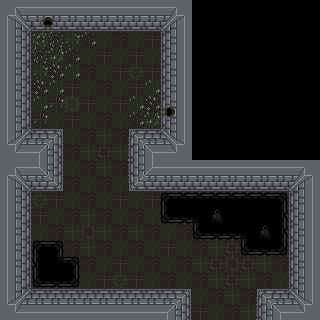

The image is a tile-based game level rendered from a .tmx file. Its description and complete source (layers, tilesets, objects, tile grids) follow:
An orthogonal 20x20 tile map with 16x16 px tiles, 1 tile layer (Tile Layer 1).

<map version="1.2" tiledversion="1.2.3" orientation="orthogonal" renderorder="right-down" width="20" height="20" tilewidth="16" tileheight="16" infinite="0" nextlayerid="2" nextobjectid="1">
 <tileset firstgid="1" source="Basic Tileset Inside.tsx" />
 <layer id="1" name="Tile Layer 1" width="20" height="20">
  <data encoding="csv">
1,2,41,41,41,41,41,41,41,41,3,4,88,88,88,88,88,88,88,88,
17,18,11,12,9,9,9,9,9,9,19,20,88,88,88,88,88,88,88,88,
57,25,79,70,94,83,91,81,91,82,10,42,88,88,88,88,88,88,88,88,
57,25,70,96,83,91,82,91,82,91,10,42,88,88,88,88,88,88,88,88,
57,25,94,85,93,81,91,82,76,82,10,42,88,88,88,88,88,88,88,88,
57,25,85,93,82,91,81,91,82,93,10,42,88,88,88,88,88,88,88,88,
57,25,93,84,75,82,91,82,93,85,14,42,88,88,88,88,88,88,88,88,
57,25,84,91,82,91,81,91,83,96,30,42,88,88,88,88,88,88,88,88,
33,34,7,8,91,81,92,81,5,6,35,36,88,88,88,88,88,88,88,88,
49,50,23,24,81,92,66,92,21,22,51,52,88,88,88,88,88,88,88,88,
1,2,39,40,91,81,92,81,37,38,41,41,41,41,41,41,41,41,3,4,
17,18,55,56,81,91,81,91,53,54,9,9,9,9,9,9,9,9,19,20,
57,25,76,82,91,81,91,82,91,82,71,72,72,72,72,72,72,73,10,42,
57,25,82,91,81,92,81,91,81,91,103,104,120,74,88,88,88,89,10,42,
57,25,91,81,92,65,92,81,92,81,91,81,103,104,104,120,74,89,10,42,
57,25,71,73,81,92,81,91,81,91,82,91,81,92,66,103,104,105,10,42,
57,25,87,121,73,81,91,82,91,81,91,81,92,66,65,66,92,81,10,42,
57,25,103,104,105,91,82,76,82,91,81,91,81,92,66,92,81,91,10,42,
33,34,26,26,26,26,26,26,26,26,7,8,91,81,92,81,5,6,35,36,
49,50,58,58,58,58,58,58,58,58,23,24,82,91,81,92,21,22,51,52
</data>
 </layer>
</map>
